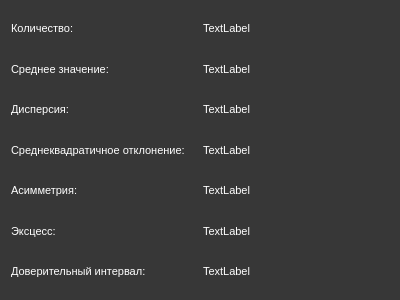
<?xml version="1.0" encoding="UTF-8"?>
<ui version="4.0">
 <class>Dialog</class>
 <widget class="QDialog" name="Dialog">
  <property name="geometry">
   <rect>
    <x>0</x>
    <y>0</y>
    <width>400</width>
    <height>300</height>
   </rect>
  </property>
  <property name="windowTitle">
   <string>Dialog</string>
  </property>
  <property name="styleSheet">
   <string notr="true">QLabel{
font-size: 11px;
color: white;
}
QDialog{
background-color: #373737;
}
</string>
  </property>
  <layout class="QGridLayout" name="gridLayout_2">
   <item row="0" column="0">
    <layout class="QGridLayout" name="gridLayout">
     <item row="0" column="0">
      <layout class="QVBoxLayout" name="verticalLayout">
       <item>
        <widget class="QLabel" name="label">
         <property name="text">
          <string>Количество:</string>
         </property>
        </widget>
       </item>
       <item>
        <widget class="QLabel" name="label_2">
         <property name="text">
          <string>Среднее значение:</string>
         </property>
        </widget>
       </item>
       <item>
        <widget class="QLabel" name="label_3">
         <property name="text">
          <string>Дисперсия:</string>
         </property>
        </widget>
       </item>
       <item>
        <widget class="QLabel" name="label_4">
         <property name="text">
          <string>Среднеквадратичное отклонение:   </string>
         </property>
        </widget>
       </item>
       <item>
        <widget class="QLabel" name="label_5">
         <property name="text">
          <string>Асимметрия:</string>
         </property>
        </widget>
       </item>
       <item>
        <widget class="QLabel" name="label_6">
         <property name="text">
          <string>Эксцесс:</string>
         </property>
        </widget>
       </item>
       <item>
        <widget class="QLabel" name="label_7">
         <property name="text">
          <string>Доверительный интервал:</string>
         </property>
        </widget>
       </item>
      </layout>
     </item>
     <item row="0" column="1">
      <layout class="QVBoxLayout" name="verticalLayout_2">
       <item>
        <widget class="QLabel" name="count_label">
         <property name="text">
          <string>TextLabel</string>
         </property>
        </widget>
       </item>
       <item>
        <widget class="QLabel" name="mean_label">
         <property name="text">
          <string>TextLabel</string>
         </property>
        </widget>
       </item>
       <item>
        <widget class="QLabel" name="dispersion_label">
         <property name="text">
          <string>TextLabel</string>
         </property>
        </widget>
       </item>
       <item>
        <widget class="QLabel" name="mean_quadratic_label">
         <property name="text">
          <string>TextLabel</string>
         </property>
        </widget>
       </item>
       <item>
        <widget class="QLabel" name="asimmetric_label">
         <property name="text">
          <string>TextLabel</string>
         </property>
        </widget>
       </item>
       <item>
        <widget class="QLabel" name="xx_label">
         <property name="text">
          <string>TextLabel</string>
         </property>
        </widget>
       </item>
       <item>
        <widget class="QLabel" name="interval_label">
         <property name="text">
          <string>TextLabel</string>
         </property>
        </widget>
       </item>
      </layout>
     </item>
    </layout>
   </item>
  </layout>
 </widget>
 <resources/>
 <connections/>
</ui>
